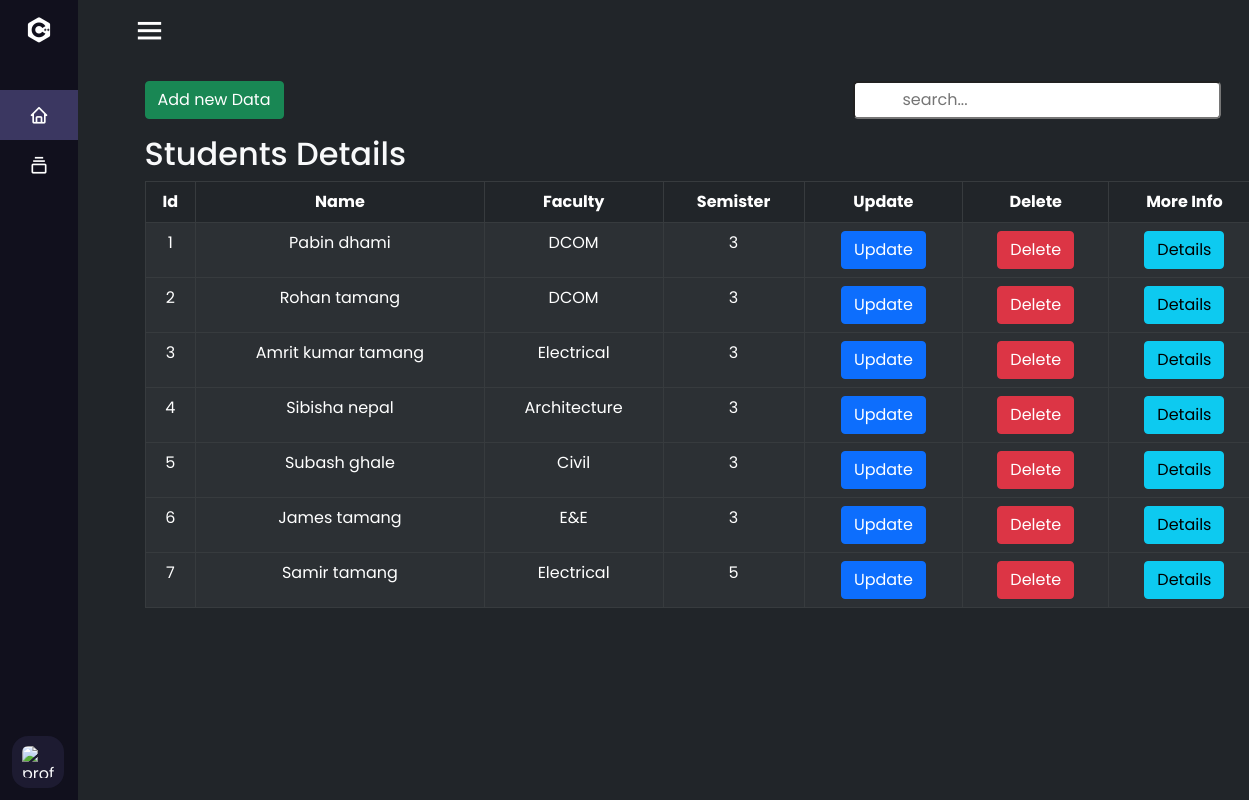
The page /mainpage/mainpage.php (signed in) on the database its author committed.
### tables this page shows
CREATE TABLE `studentinfo` (
  `S_id` int(255) NOT NULL,
  `S_name` varchar(40) NOT NULL,
  `Gender` varchar(20) NOT NULL,
  `Roll` int(3) NOT NULL,
  `S_email` varchar(100) NOT NULL,
  `S_faculty` varchar(25) NOT NULL,
  `Semester` varchar(3) NOT NULL,
  `S_phone` int(15) NOT NULL,
  `C_address` varchar(30) NOT NULL,
  `P_address` varchar(30) NOT NULL,
  `G_name` varchar(100) NOT NULL,
  `G_phone` int(20) NOT NULL,
  `Scholarship` int(11) NOT NULL
);

### reusables/crudSection.php (the view, shortened to what this page needs)
<?php
    if(!$_SESSION['status']==1){
    $buttonStatus = 'disabled';
    }else{
        $buttonStatus='';
    }
?>
<div class="crud">
    <header style="width: 100%;" class="d-flex justify-content-center align-items-center">
    </header>
    <div class="container mt-3 d-flex mt-5 justify-content-between container">
        <button type="button" class="btn btn-success <?php echo$buttonStatus;?>" data-bs-toggle="modal" data-bs-target="#myModal">
            Add new Data
        </button>
        <input id="search" onkeydown="search(this.value)" style="position: relative; right:40px; " type="search" class="ps-5 ms-5 rounded-3" placeholder="search...">
    </div>
    <div class="container mt-3">
        <h2>Students Details</h2>
        <table id="table" class=" table table-dark  table-hover table-bordered table-striped  ">
            <thead>
                <tr class="text-center">
                    <th>Id</th>
                    <th>Name</th>
                    <th>Faculty</th>
                    <th>Semister</th>
                    <th>Update</th>
                    <th>Delete</th>
                    <th>More Info</th>
                </tr>
            </thead>
            <?php
            require("../phpLogs/operation.php");
            $query = "SELECT * from studentinfo";
            $queryRun = mysqli_query($conn, $query);
            while ($result = mysqli_fetch_array($queryRun)) {
            ?>
                <tbody class="text-dark text-center">
                    <tr>
                        <td><?php echo $result['S_id']; ?></td>
                        <td><?php echo $result['S_name']; ?></td>
                        <td><?php echo $result['S_faculty']; ?></td>
                        <td><?php echo $result['Semester']; ?></td>
                        <td>
                            <button type="button" class="btn btn-primary <?php echo $buttonStatus;?>" data-bs-toggle="modal" data-bs-target="#updateModal<?php echo $result["S_id"] ?>">Update</a> </button>
                        </td>
                        <td>
                            <button class="btn btn-danger <?php echo $buttonStatus;?>"><a class="text-white text-decoration-none" href="../logics/delete.php?id=<?php echo $result['S_id']; ?>">Delete</a> </button>
                        </td>
                        <td>
                            <button type="button" class="btn btn-info <?php echo $buttonStatus;?>" data-bs-toggle="modal" data-bs-target="#infoModal<?php echo $result["S_id"] ?>">
                                Details</button>
                        </td>
                    </tr>
                </tbody>
            <?php
            }
            ?>
        </table>
    </div>
</div>

### reusables/header.php (shortened to what this page needs)
<!DOCTYPE html>
<html lang="en">
<head>
    <link rel="stylesheet" href="./assets/css/main.css" />
    <link href='https://unpkg.com/boxicons@2.0.7/css/boxicons.min.css' rel='stylesheet'>
    <link rel="stylesheet" href="https://cdnjs.cloudflare.com/ajax/libs/font-awesome/6.1.2/css/all.min.css" />
</head>

### mainpage/mainpage.php (shortened to what this page needs)
 <?php
    include_once('../reusables/header.php');
    ?>
    <link rel="stylesheet" href="../assets/css/bts.css">
    <link rel="stylesheet" href="../assets/css/nav.css">
 <body class=" bg-dark text-light" id="main-body">
<?php
    require_once('../reusables/navbar.php');
    require_once('../reusables/crudSection.php');
?>
 </body>
 </html>

### reusables/navbar.php (shortened to what this page needs)
<div class="sidebar close ">
    <div class="logo-details">
        <i class='bx bxl-c-plus-plus'></i>
    </div>
    <ul class="nav-links">
        <li class="active">
            <a href="#">
                <i class='bx bx-home'></i>
            </a>
        </li>
        <li>
            <div class="iocn-link" onclick="search('');">
                <a href="#">
                    <i class='bx bx-collection'></i>
                </a>
            </div>
        </li>
        <li>
            <div class="profile-details">
                <div class="profile-content">
                    <img src="../assets/profiles/<?php echo $_SESSION['profile'];?>" alt="profileImg">
                </div>
            </div>
        </li>
    </ul>
</div>
<section class="home-section bg-dark">
    <div class="home-content" style="position: fixed;">
        <i class='bx bx-menu'></i>
    </div>

### assets/css/main.css (style rules this page uses)
* { margin: 0; padding: 0; box-sizing: border-box; font-family: sans-serif; }
body { display: flex; align-items: center; justify-content: center; min-height: 100vh; background: #f7f7f7; }

### assets/css/nav.css (style rules this page uses)
* { margin: 0; padding: 0; box-sizing: border-box; font-family: 'Poppins', sans-serif; }
.sidebar { position: fixed; top: 0; left: 0; height: 100%; width: 260px; background: #11101d; z-index: 100; transition: all 0.5s ease; }
.sidebar.close { width: 78px; }
.sidebar .logo-details { height: 60px; width: 100%; display: flex; align-items: center; }
.sidebar .logo-details i { font-size: 30px; color: #fff; height: 50px; min-width: 78px; text-align: center; line-height: 50px; }
.sidebar .nav-links { height: 100%; padding: 30px 0 150px 0; overflow: auto; }
.sidebar.close .nav-links { overflow: visible; }
.sidebar .nav-links li { position: relative; list-style: none; transition: all 0.4s ease; }
.sidebar .nav-links li .iocn-link { display: flex; align-items: center; justify-content: space-between; }
.sidebar.close .nav-links li .iocn-link { display: block }
.sidebar .nav-links li i { height: 50px; min-width: 78px; text-align: center; line-height: 50px; color: #fff; font-size: 20px; cursor: pointer; transition: all 0.3s ease; }
.sidebar .nav-links li a { display: flex; align-items: center; text-decoration: none; }
.sidebar .profile-details { position: fixed; bottom: 0; width: 260px; display: flex; align-items: center; justify-content: space-between; background: #1d1b31; padding: 12px 0; transition: all 0.5s ease; }
.sidebar.close .profile-details { background: none; }
.sidebar.close .profile-details { width: 78px; }
.sidebar .profile-details .profile-content { display: flex; align-items: center; }
.sidebar .profile-details img { height: 52px; width: 52px; object-fit: cover; border-radius: 16px; margin: 0 14px 0 12px; background: #1d1b31; transition: all 0.5s ease; }
.sidebar.close .profile-details img { padding: 10px; }
.home-section { position: relative; background: #E4E9F7; height: 100vh; left: 260px; width: calc(100% - 260px); transition: all 0.5s ease; }
.sidebar.close ~ .home-section { left: 78px; width: calc(100% - 78px); }
.home-section .home-content { height: 60px; display: flex; align-items: center; }
.home-section .home-content .bx-menu, .home-section .home-content .text { font-size: 35px; }
.home-section .home-content .bx-menu { margin: 0 15px; cursor: pointer; color: #fff; }
.active { background-color: #3b3761; }

### rows shown on the page
studentinfo: S_id "1", S_name "Pabin dhami", S_faculty "DCOM", Semester "3"
studentinfo: S_id "2", S_name "Rohan tamang", S_faculty "DCOM", Semester "3"
studentinfo: S_id "3", S_name "Amrit kumar tamang", S_faculty "Electrical", Semester "3"
studentinfo: S_id "4", S_name "Sibisha nepal", S_faculty "Architecture", Semester "3"
studentinfo: S_id "5", S_name "Subash ghale", S_faculty "Civil", Semester "3"
studentinfo: S_id "6", S_name "James tamang", S_faculty "E&E", Semester "3"
studentinfo: S_id "7", S_name "Samir tamang", S_faculty "Electrical", Semester "5"
